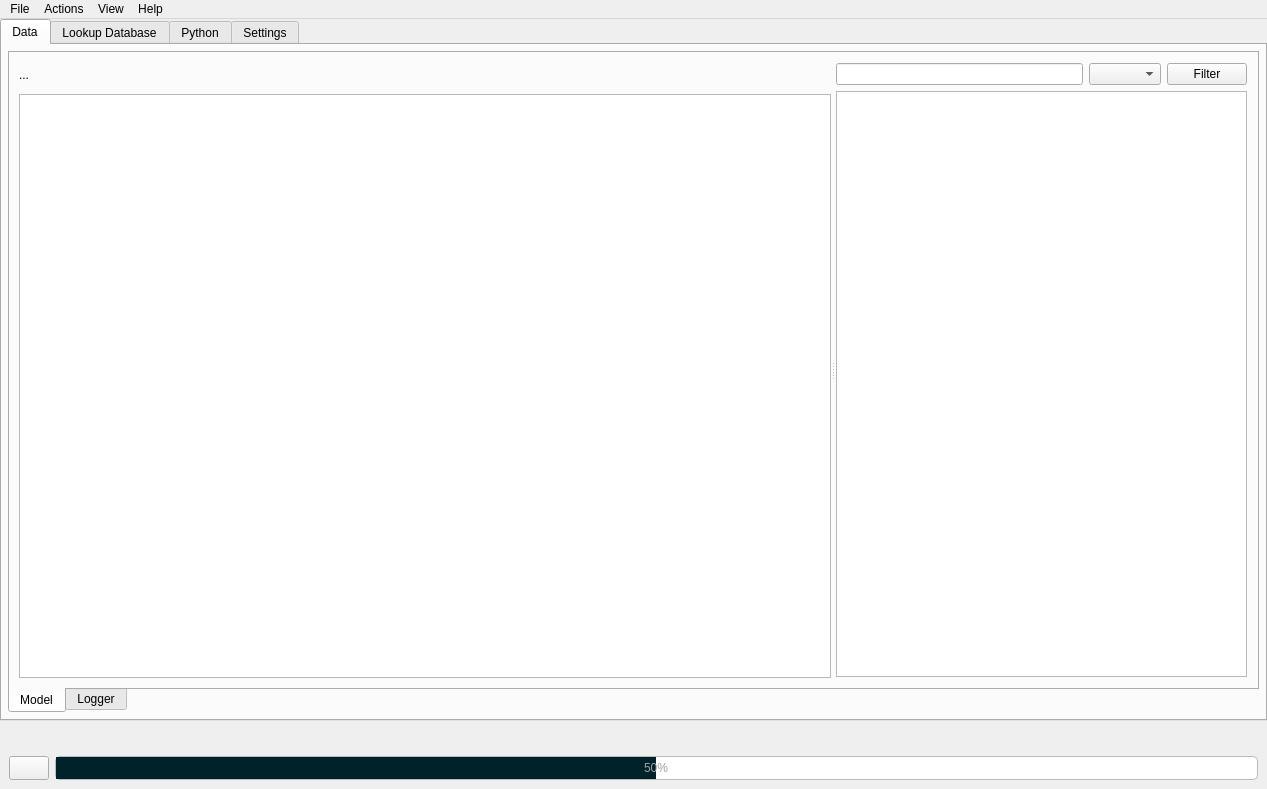
<?xml version="1.0" encoding="UTF-8"?>
<ui version="4.0">
 <class>mainWindow</class>
 <widget class="QMainWindow" name="mainWindow">
  <property name="geometry">
   <rect>
    <x>0</x>
    <y>0</y>
    <width>1267</width>
    <height>789</height>
   </rect>
  </property>
  <property name="baseSize">
   <size>
    <width>0</width>
    <height>0</height>
   </size>
  </property>
  <property name="acceptDrops">
   <bool>true</bool>
  </property>
  <property name="windowTitle">
   <string>Cgmes Explorer</string>
  </property>
  <property name="windowIcon">
   <iconset resource="icons.qrc">
    <normaloff>:/Icons/icons/roseta.svg</normaloff>:/Icons/icons/roseta.svg</iconset>
  </property>
  <property name="autoFillBackground">
   <bool>false</bool>
  </property>
  <property name="iconSize">
   <size>
    <width>48</width>
    <height>48</height>
   </size>
  </property>
  <property name="toolButtonStyle">
   <enum>Qt::ToolButtonIconOnly</enum>
  </property>
  <property name="documentMode">
   <bool>false</bool>
  </property>
  <property name="tabShape">
   <enum>QTabWidget::Rounded</enum>
  </property>
  <property name="dockNestingEnabled">
   <bool>false</bool>
  </property>
  <property name="unifiedTitleAndToolBarOnMac">
   <bool>false</bool>
  </property>
  <widget class="QWidget" name="centralwidget">
   <layout class="QVBoxLayout" name="verticalLayout_2">
    <property name="leftMargin">
     <number>0</number>
    </property>
    <property name="topMargin">
     <number>0</number>
    </property>
    <property name="rightMargin">
     <number>0</number>
    </property>
    <property name="bottomMargin">
     <number>0</number>
    </property>
    <item>
     <widget class="QFrame" name="frame">
      <property name="frameShape">
       <enum>QFrame::NoFrame</enum>
      </property>
      <property name="frameShadow">
       <enum>QFrame::Raised</enum>
      </property>
      <layout class="QVBoxLayout" name="verticalLayout">
       <property name="leftMargin">
        <number>0</number>
       </property>
       <property name="topMargin">
        <number>0</number>
       </property>
       <property name="rightMargin">
        <number>0</number>
       </property>
       <property name="bottomMargin">
        <number>0</number>
       </property>
       <item>
        <widget class="QTabWidget" name="mainTabWidget">
         <property name="currentIndex">
          <number>0</number>
         </property>
         <widget class="QWidget" name="dataTabLayout">
          <attribute name="icon">
           <iconset resource="icons.qrc">
            <normaloff>:/Icons/icons/array.svg</normaloff>:/Icons/icons/array.svg</iconset>
          </attribute>
          <attribute name="title">
           <string>Data</string>
          </attribute>
          <layout class="QVBoxLayout" name="verticalLayout_4">
           <property name="leftMargin">
            <number>6</number>
           </property>
           <property name="topMargin">
            <number>6</number>
           </property>
           <property name="rightMargin">
            <number>6</number>
           </property>
           <property name="bottomMargin">
            <number>6</number>
           </property>
           <item>
            <widget class="QTabWidget" name="modelTabWidget">
             <property name="tabPosition">
              <enum>QTabWidget::South</enum>
             </property>
             <property name="currentIndex">
              <number>0</number>
             </property>
             <widget class="QWidget" name="modelTab">
              <attribute name="icon">
               <iconset resource="icons.qrc">
                <normaloff>:/Icons/icons/array.svg</normaloff>:/Icons/icons/array.svg</iconset>
              </attribute>
              <attribute name="title">
               <string>Model</string>
              </attribute>
              <layout class="QVBoxLayout" name="verticalLayout_10">
               <item>
                <widget class="QSplitter" name="main_splitter">
                 <property name="orientation">
                  <enum>Qt::Horizontal</enum>
                 </property>
                 <widget class="QFrame" name="frame_2">
                  <property name="frameShape">
                   <enum>QFrame::NoFrame</enum>
                  </property>
                  <property name="frameShadow">
                   <enum>QFrame::Raised</enum>
                  </property>
                  <layout class="QVBoxLayout" name="verticalLayout_6">
                   <property name="leftMargin">
                    <number>0</number>
                   </property>
                   <property name="topMargin">
                    <number>0</number>
                   </property>
                   <property name="rightMargin">
                    <number>0</number>
                   </property>
                   <property name="bottomMargin">
                    <number>0</number>
                   </property>
                   <item>
                    <widget class="QFrame" name="frame_7">
                     <property name="minimumSize">
                      <size>
                       <width>0</width>
                       <height>26</height>
                      </size>
                     </property>
                     <property name="maximumSize">
                      <size>
                       <width>16777215</width>
                       <height>16777215</height>
                      </size>
                     </property>
                     <property name="frameShape">
                      <enum>QFrame::NoFrame</enum>
                     </property>
                     <property name="frameShadow">
                      <enum>QFrame::Raised</enum>
                     </property>
                     <layout class="QHBoxLayout" name="horizontalLayout_2">
                      <property name="leftMargin">
                       <number>0</number>
                      </property>
                      <property name="topMargin">
                       <number>0</number>
                      </property>
                      <property name="rightMargin">
                       <number>0</number>
                      </property>
                      <property name="bottomMargin">
                       <number>0</number>
                      </property>
                      <item>
                       <widget class="QLabel" name="modelTypeLabel">
                        <property name="text">
                         <string>...</string>
                        </property>
                       </widget>
                      </item>
                      <item>
                       <spacer name="horizontalSpacer">
                        <property name="orientation">
                         <enum>Qt::Horizontal</enum>
                        </property>
                        <property name="sizeHint" stdset="0">
                         <size>
                          <width>529</width>
                          <height>20</height>
                         </size>
                        </property>
                       </spacer>
                      </item>
                     </layout>
                    </widget>
                   </item>
                   <item>
                    <widget class="QListView" name="clasesListView"/>
                   </item>
                  </layout>
                 </widget>
                 <widget class="QFrame" name="frame_6">
                  <property name="frameShape">
                   <enum>QFrame::NoFrame</enum>
                  </property>
                  <property name="frameShadow">
                   <enum>QFrame::Raised</enum>
                  </property>
                  <layout class="QVBoxLayout" name="verticalLayout_3">
                   <property name="leftMargin">
                    <number>1</number>
                   </property>
                   <property name="topMargin">
                    <number>1</number>
                   </property>
                   <property name="rightMargin">
                    <number>1</number>
                   </property>
                   <property name="bottomMargin">
                    <number>1</number>
                   </property>
                   <item>
                    <widget class="QFrame" name="frame_4">
                     <property name="maximumSize">
                      <size>
                       <width>16777215</width>
                       <height>40</height>
                      </size>
                     </property>
                     <property name="frameShape">
                      <enum>QFrame::NoFrame</enum>
                     </property>
                     <property name="frameShadow">
                      <enum>QFrame::Raised</enum>
                     </property>
                     <layout class="QHBoxLayout" name="horizontalLayout">
                      <property name="leftMargin">
                       <number>0</number>
                      </property>
                      <property name="topMargin">
                       <number>0</number>
                      </property>
                      <property name="rightMargin">
                       <number>0</number>
                      </property>
                      <property name="bottomMargin">
                       <number>0</number>
                      </property>
                      <item>
                       <widget class="QLineEdit" name="filterLineEdit"/>
                      </item>
                      <item>
                       <widget class="QComboBox" name="filterComboBox"/>
                      </item>
                      <item>
                       <widget class="QPushButton" name="filterButton">
                        <property name="text">
                         <string>Filter</string>
                        </property>
                       </widget>
                      </item>
                     </layout>
                    </widget>
                   </item>
                   <item>
                    <widget class="QTableView" name="propertiesTableView"/>
                   </item>
                  </layout>
                 </widget>
                </widget>
               </item>
              </layout>
             </widget>
             <widget class="QWidget" name="loggerTab">
              <attribute name="icon">
               <iconset resource="icons.qrc">
                <normaloff>:/Icons/icons/data.svg</normaloff>:/Icons/icons/data.svg</iconset>
              </attribute>
              <attribute name="title">
               <string>Logger</string>
              </attribute>
              <layout class="QVBoxLayout" name="verticalLayout_9">
               <item>
                <widget class="QTreeView" name="loggerTreeView"/>
               </item>
              </layout>
             </widget>
            </widget>
           </item>
          </layout>
         </widget>
         <widget class="QWidget" name="dbTab">
          <attribute name="icon">
           <iconset resource="icons.qrc">
            <normaloff>:/Icons/icons/data.svg</normaloff>:/Icons/icons/data.svg</iconset>
          </attribute>
          <attribute name="title">
           <string>Lookup Database</string>
          </attribute>
          <layout class="QVBoxLayout" name="verticalLayout_8">
           <property name="leftMargin">
            <number>0</number>
           </property>
           <property name="topMargin">
            <number>0</number>
           </property>
           <property name="rightMargin">
            <number>0</number>
           </property>
           <property name="bottomMargin">
            <number>0</number>
           </property>
           <item>
            <widget class="QSplitter" name="lookup_db_splitter">
             <property name="orientation">
              <enum>Qt::Horizontal</enum>
             </property>
             <widget class="QFrame" name="frame_3">
              <property name="frameShape">
               <enum>QFrame::NoFrame</enum>
              </property>
              <property name="frameShadow">
               <enum>QFrame::Raised</enum>
              </property>
              <layout class="QVBoxLayout" name="verticalLayout_7">
               <property name="rightMargin">
                <number>0</number>
               </property>
               <item>
                <widget class="QFrame" name="frame_9">
                 <property name="frameShape">
                  <enum>QFrame::NoFrame</enum>
                 </property>
                 <property name="frameShadow">
                  <enum>QFrame::Raised</enum>
                 </property>
                 <layout class="QHBoxLayout" name="horizontalLayout_3">
                  <property name="leftMargin">
                   <number>0</number>
                  </property>
                  <property name="rightMargin">
                   <number>0</number>
                  </property>
                  <item>
                   <widget class="QComboBox" name="availableDBsComboBox">
                    <property name="minimumSize">
                     <size>
                      <width>220</width>
                      <height>0</height>
                     </size>
                    </property>
                   </widget>
                  </item>
                  <item>
                   <spacer name="horizontalSpacer_3">
                    <property name="orientation">
                     <enum>Qt::Horizontal</enum>
                    </property>
                    <property name="sizeHint" stdset="0">
                     <size>
                      <width>392</width>
                      <height>20</height>
                     </size>
                    </property>
                   </spacer>
                  </item>
                 </layout>
                </widget>
               </item>
               <item>
                <widget class="QListView" name="dbTablesListView"/>
               </item>
              </layout>
             </widget>
             <widget class="QFrame" name="frame_5">
              <property name="frameShape">
               <enum>QFrame::NoFrame</enum>
              </property>
              <property name="frameShadow">
               <enum>QFrame::Raised</enum>
              </property>
              <layout class="QVBoxLayout" name="verticalLayout_5">
               <property name="leftMargin">
                <number>0</number>
               </property>
               <item>
                <widget class="QTableView" name="dbTableView"/>
               </item>
              </layout>
             </widget>
            </widget>
           </item>
          </layout>
         </widget>
         <widget class="QWidget" name="tab">
          <attribute name="icon">
           <iconset resource="icons.qrc">
            <normaloff>:/Icons/icons/console.svg</normaloff>:/Icons/icons/console.svg</iconset>
          </attribute>
          <attribute name="title">
           <string>Python</string>
          </attribute>
          <layout class="QHBoxLayout" name="horizontalLayout_4">
           <item>
            <layout class="QVBoxLayout" name="consoleLayout"/>
           </item>
          </layout>
         </widget>
         <widget class="QWidget" name="settingsTab">
          <attribute name="icon">
           <iconset resource="icons.qrc">
            <normaloff>:/Icons/icons/gear.svg</normaloff>:/Icons/icons/gear.svg</iconset>
          </attribute>
          <attribute name="title">
           <string>Settings</string>
          </attribute>
          <layout class="QGridLayout" name="gridLayout_2">
           <item row="0" column="0">
            <widget class="QFrame" name="frame_8">
             <property name="frameShape">
              <enum>QFrame::NoFrame</enum>
             </property>
             <property name="frameShadow">
              <enum>QFrame::Raised</enum>
             </property>
             <layout class="QGridLayout" name="gridLayout">
              <item row="0" column="1" colspan="2">
               <widget class="QLabel" name="label">
                <property name="font">
                 <font>
                  <pointsize>16</pointsize>
                 </font>
                </property>
                <property name="text">
                 <string>Databases</string>
                </property>
               </widget>
              </item>
              <item row="1" column="0">
               <widget class="QLabel" name="label_4">
                <property name="text">
                 <string/>
                </property>
               </widget>
              </item>
             </layout>
            </widget>
           </item>
           <item row="0" column="1">
            <spacer name="horizontalSpacer_2">
             <property name="orientation">
              <enum>Qt::Horizontal</enum>
             </property>
             <property name="sizeHint" stdset="0">
              <size>
               <width>937</width>
               <height>20</height>
              </size>
             </property>
            </spacer>
           </item>
           <item row="1" column="0">
            <spacer name="verticalSpacer">
             <property name="orientation">
              <enum>Qt::Vertical</enum>
             </property>
             <property name="sizeHint" stdset="0">
              <size>
               <width>20</width>
               <height>539</height>
              </size>
             </property>
            </spacer>
           </item>
          </layout>
         </widget>
        </widget>
       </item>
      </layout>
     </widget>
    </item>
    <item>
     <widget class="QFrame" name="progress_frame">
      <property name="frameShape">
       <enum>QFrame::NoFrame</enum>
      </property>
      <property name="frameShadow">
       <enum>QFrame::Raised</enum>
      </property>
      <layout class="QGridLayout" name="gridLayout_7">
       <item row="1" column="0">
        <widget class="QPushButton" name="cancelButton">
         <property name="minimumSize">
          <size>
           <width>0</width>
           <height>24</height>
          </size>
         </property>
         <property name="toolTip">
          <string>Cancel process</string>
         </property>
         <property name="text">
          <string/>
         </property>
         <property name="icon">
          <iconset resource="icons.qrc">
           <normaloff>:/Icons/icons/delete.svg</normaloff>:/Icons/icons/delete.svg</iconset>
         </property>
        </widget>
       </item>
       <item row="1" column="1">
        <widget class="QProgressBar" name="progressBar">
         <property name="palette">
          <palette>
           <active>
            <colorrole role="Text">
             <brush brushstyle="SolidPattern">
              <color alpha="255">
               <red>159</red>
               <green>159</green>
               <blue>159</blue>
              </color>
             </brush>
            </colorrole>
            <colorrole role="PlaceholderText">
             <brush brushstyle="SolidPattern">
              <color alpha="128">
               <red>159</red>
               <green>159</green>
               <blue>159</blue>
              </color>
             </brush>
            </colorrole>
           </active>
           <inactive>
            <colorrole role="Text">
             <brush brushstyle="SolidPattern">
              <color alpha="255">
               <red>159</red>
               <green>159</green>
               <blue>159</blue>
              </color>
             </brush>
            </colorrole>
            <colorrole role="PlaceholderText">
             <brush brushstyle="SolidPattern">
              <color alpha="128">
               <red>159</red>
               <green>159</green>
               <blue>159</blue>
              </color>
             </brush>
            </colorrole>
           </inactive>
           <disabled>
            <colorrole role="Text">
             <brush brushstyle="SolidPattern">
              <color alpha="255">
               <red>120</red>
               <green>120</green>
               <blue>120</blue>
              </color>
             </brush>
            </colorrole>
            <colorrole role="PlaceholderText">
             <brush brushstyle="SolidPattern">
              <color alpha="128">
               <red>0</red>
               <green>0</green>
               <blue>0</blue>
              </color>
             </brush>
            </colorrole>
           </disabled>
          </palette>
         </property>
         <property name="autoFillBackground">
          <bool>false</bool>
         </property>
         <property name="styleSheet">
          <string notr="true">QProgressBar {
	border: 1px solid rgb(186, 189, 182);
    border-radius: 5px;
	text-align: center;
}
QProgressBar::chunk{
	background-color: rgb(0, 34, 43);
    color: rgb(255, 255, 255)
}
</string>
         </property>
         <property name="value">
          <number>50</number>
         </property>
         <property name="textVisible">
          <bool>true</bool>
         </property>
         <property name="invertedAppearance">
          <bool>false</bool>
         </property>
        </widget>
       </item>
       <item row="0" column="1">
        <widget class="QLabel" name="progressLabel">
         <property name="text">
          <string/>
         </property>
        </widget>
       </item>
      </layout>
     </widget>
    </item>
   </layout>
  </widget>
  <widget class="QMenuBar" name="menuBar">
   <property name="geometry">
    <rect>
     <x>0</x>
     <y>0</y>
     <width>1267</width>
     <height>22</height>
    </rect>
   </property>
   <widget class="QMenu" name="menuFile">
    <property name="title">
     <string>File</string>
    </property>
    <addaction name="actionSave_logs"/>
   </widget>
   <widget class="QMenu" name="menuActions">
    <property name="title">
     <string>Actions</string>
    </property>
    <addaction name="separator"/>
    <addaction name="actionGenerate_PSSe_look_up_database"/>
   </widget>
   <widget class="QMenu" name="menuView">
    <property name="title">
     <string>View</string>
    </property>
    <addaction name="actionNavigation_tree"/>
   </widget>
   <widget class="QMenu" name="menuHelp">
    <property name="title">
     <string>Help</string>
    </property>
    <addaction name="actionDocumentation"/>
    <addaction name="actionAbout"/>
   </widget>
   <addaction name="menuFile"/>
   <addaction name="menuActions"/>
   <addaction name="menuView"/>
   <addaction name="menuHelp"/>
  </widget>
  <action name="actionOpen">
   <property name="icon">
    <iconset resource="icons.qrc">
     <normaloff>:/Icons/icons/loadc.svg</normaloff>:/Icons/icons/loadc.svg</iconset>
   </property>
   <property name="text">
    <string>Open</string>
   </property>
   <property name="shortcut">
    <string>Ctrl+O</string>
   </property>
  </action>
  <action name="actionConvert_to_psse">
   <property name="icon">
    <iconset resource="icons.qrc">
     <normaloff>:/Icons/icons/to_psse.svg</normaloff>:/Icons/icons/to_psse.svg</iconset>
   </property>
   <property name="text">
    <string>Convert to PSS/e</string>
   </property>
   <property name="shortcut">
    <string>Ctrl+T, Ctrl+P</string>
   </property>
  </action>
  <action name="actionConvert_to_CGMES">
   <property name="icon">
    <iconset resource="icons.qrc">
     <normaloff>:/Icons/icons/to_cgmes.svg</normaloff>:/Icons/icons/to_cgmes.svg</iconset>
   </property>
   <property name="text">
    <string>Convert to CGMES</string>
   </property>
   <property name="shortcut">
    <string>Ctrl+T, Ctrl+C</string>
   </property>
  </action>
  <action name="actionConvert_to_Roseta">
   <property name="icon">
    <iconset resource="icons.qrc">
     <normaloff>:/Icons/icons/to_roseta.svg</normaloff>:/Icons/icons/to_roseta.svg</iconset>
   </property>
   <property name="text">
    <string>Convert to Roseta</string>
   </property>
   <property name="shortcut">
    <string>Ctrl+T, Ctrl+R</string>
   </property>
  </action>
  <action name="actionSave">
   <property name="icon">
    <iconset resource="icons.qrc">
     <normaloff>:/Icons/icons/savec.svg</normaloff>:/Icons/icons/savec.svg</iconset>
   </property>
   <property name="text">
    <string>Save</string>
   </property>
   <property name="toolTip">
    <string>Save grid, the format will be propted</string>
   </property>
   <property name="shortcut">
    <string>Ctrl+S</string>
   </property>
  </action>
  <action name="actionSave_logs">
   <property name="icon">
    <iconset resource="icons.qrc">
     <normaloff>:/Icons/icons/save.svg</normaloff>:/Icons/icons/save.svg</iconset>
   </property>
   <property name="text">
    <string>Save logs</string>
   </property>
  </action>
  <action name="actionNavigation_tree">
   <property name="icon">
    <iconset resource="icons.qrc">
     <normaloff>:/Icons/icons/tree.svg</normaloff>:/Icons/icons/tree.svg</iconset>
   </property>
   <property name="text">
    <string>Navigation tree</string>
   </property>
  </action>
  <action name="actionNew">
   <property name="icon">
    <iconset resource="icons.qrc">
     <normaloff>:/Icons/icons/new2c.svg</normaloff>:/Icons/icons/new2c.svg</iconset>
   </property>
   <property name="text">
    <string>New</string>
   </property>
   <property name="shortcut">
    <string>Ctrl+N</string>
   </property>
  </action>
  <action name="actionDocumentation">
   <property name="icon">
    <iconset resource="icons.qrc">
     <normaloff>:/Icons/icons/new2.svg</normaloff>:/Icons/icons/new2.svg</iconset>
   </property>
   <property name="text">
    <string>Documentation</string>
   </property>
   <property name="shortcut">
    <string>F1</string>
   </property>
  </action>
  <action name="actionAbout">
   <property name="icon">
    <iconset resource="icons.qrc">
     <normaloff>:/Icons/icons/roseta.svg</normaloff>:/Icons/icons/roseta.svg</iconset>
   </property>
   <property name="text">
    <string>About</string>
   </property>
  </action>
  <action name="actionProcess_topology">
   <property name="icon">
    <iconset resource="icons.qrc">
     <normaloff>:/Icons/icons/schematic.svg</normaloff>:/Icons/icons/schematic.svg</iconset>
   </property>
   <property name="text">
    <string>Process topology</string>
   </property>
   <property name="shortcut">
    <string>F3</string>
   </property>
  </action>
  <action name="actionRun_power_flow">
   <property name="icon">
    <iconset resource="icons.qrc">
     <normaloff>:/Icons/icons/automatic_layout.svg</normaloff>:/Icons/icons/automatic_layout.svg</iconset>
   </property>
   <property name="text">
    <string>Run power flow</string>
   </property>
   <property name="shortcut">
    <string>F5</string>
   </property>
  </action>
  <action name="actionGenerate_PSSe_look_up_database">
   <property name="icon">
    <iconset resource="icons.qrc">
     <normaloff>:/Icons/icons/import_models.svg</normaloff>:/Icons/icons/import_models.svg</iconset>
   </property>
   <property name="text">
    <string>Generate PSSe look-up database</string>
   </property>
  </action>
 </widget>
 <resources>
  <include location="icons.qrc"/>
 </resources>
 <connections/>
</ui>
